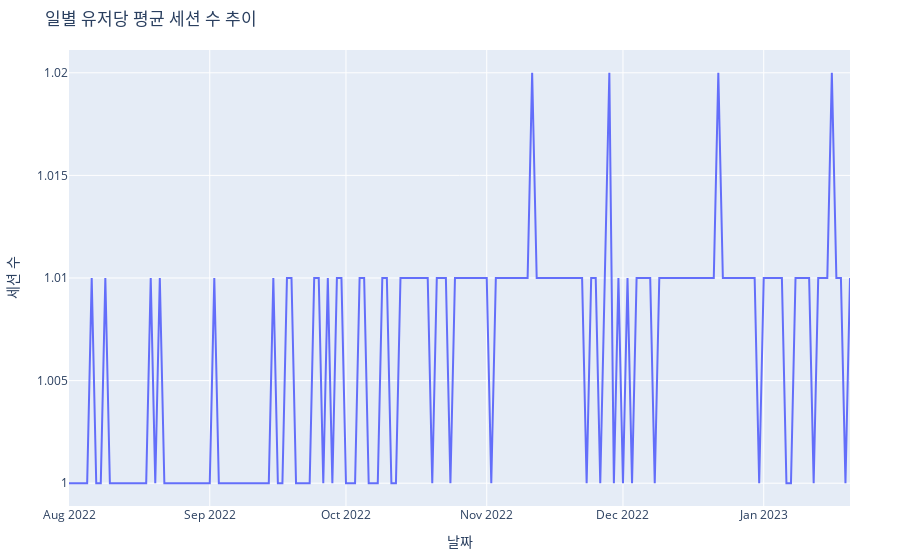

Notebook source saved alongside this figure:
### Code cell
fig = go.Figure()

fig.add_trace(go.Scatter(x=df_sess_per_day_user['event_date'],
                         y=df_sess_per_day_user['avg_sessions_per_user'],
))

fig.update_layout(
    title_text="일별 유저당 평균 세션 수 추이",
    margin_l=50,
    margin_r=50,
    margin_b=50,
    margin_t=50,
    legend_yanchor="top",
    legend_xanchor="right",
    legend_y=0.98,
    legend_x=0.98
)
fig.update_xaxes(title_text="날짜")
fig.update_yaxes(title_text='세션 수')

fig.show()

### Figure 1 — Plotly figure (JSON) as saved in the notebook; plotly's stock layout.template omitted (floating-point values rounded to 4 significant figures; data arrays with more than 128 entries replaced by an {"elided": "..."} marker saying what was removed)
{"data": [{"type": "scatter", "x": {"elided": "173 str values"}, "y": {"elided": "173 float values"}}], "layout": {"legend": {"x": 0.98, "xanchor": "right", "y": 0.98, "yanchor": "top"}, "margin": {"b": 50, "l": 50, "r": 50, "t": 50}, "title": {"text": "일별 유저당 평균 세션 수 추이"}, "xaxis": {"title": {"text": "날짜"}}, "yaxis": {"title": {"text": "세션 수"}}}}
